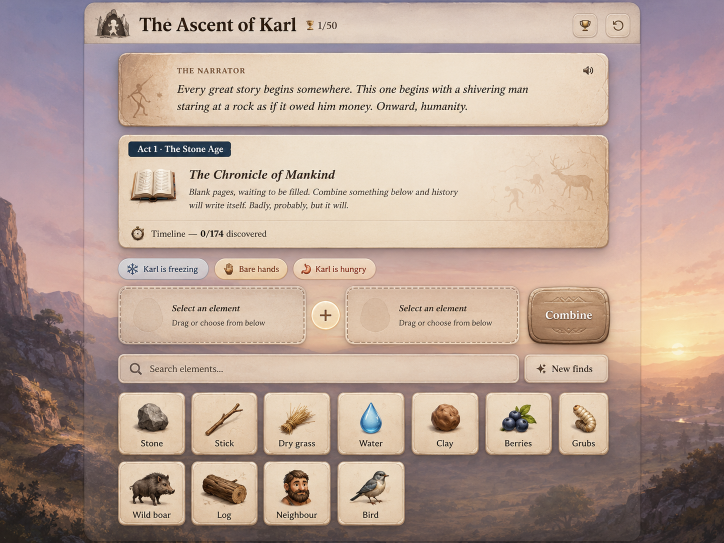
#> input picture docs/design/reference/target-2026-08-11.webp, 1448 x 1086 px (shown at 1/2 size)
$ python build_chronicle_art.py
#> lines starting #> are read from the running program, lines starting #| are printed output that depends on the picture
"""Skærer krønikens tre malede stykker ud af referencen.

chronicle stod på 0.772 med materialitet 0.735 — den laveste på skærmen — og
grunden er, at panelet er samlet af tre ting, der alle er forkerte i art:

  * Bogen var 📖 — en blå-hvid emoji. Referencens er en malet opslået bog i
    brunt læder med skygge.
  * Tidslinjen havde en ▸-trekant. Referencens har et malet messingur.

Begge skæres ud med alfa fra afstanden til papiret, som mærket og headerens
ikoner. Selve fladen — åring, gradient og hulemaleriet i højre tredjedel —
bygges af build_chronicle_paper.py; den skal ikke skæres ud stykke for stykke.
"""

from pathlib import Path

import numpy as np
from PIL import Image

ROOT = Path(__file__).resolve().parents[2]
REF = ROOT / "docs/design/reference/target-2026-08-11.webp"
OUT = ROOT / "src/assets/art"

# Målte vinduer med luft til alle sider.
ICONS = {
    "chronicle-book": (260, 325, 360, 410),
    "chronicle-watch": (257, 446, 297, 486),
}
# Vinduet SKAL holde sig inde fra panelets egen kant: rammens afrundede
# hjørne og hårstregen over tidslinjen er mørkere end papiret og ville ellers
# blive skåret med som "pigment" og tegne en synlig ramme om vandmærket.

FLOOR = 34
SPAN = 150
CROP_FLOOR = 80
CROP_PAD = 2


def cut_icon(name: str, box, ref: np.ndarray) -> None:
    x0, y0, x1, y1 = box
    src = ref[y0:y1, x0:x1].astype(float)
    paper = np.median(src.reshape(-1, 3), axis=0)
    dist = np.abs(src - paper).sum(axis=2)

    ys, xs = np.where(dist > CROP_FLOOR)
    a, b = max(ys.min() - CROP_PAD, 0), min(ys.max() + 1 + CROP_PAD, src.shape[0])
    c, d = max(xs.min() - CROP_PAD, 0), min(xs.max() + 1 + CROP_PAD, src.shape[1])
    src, dist = src[a:b, c:d], dist[a:b, c:d]

    alpha = np.clip((dist - FLOOR) / SPAN, 0, 1)
    img = Image.fromarray(np.dstack([src, alpha * 255]).astype(np.uint8))
    img.save(OUT / f"{name}.webp", lossless=True, quality=100)
    print(f"{name}.webp {img.width}x{img.height} · i referencen x {x0 + c} y {y0 + a}")


def main() -> None:
    ref = np.asarray(Image.open(REF).convert("RGB"))
#> ref is the input picture: shape (1086, 1448, 3); mean R, G, B 183.9, 161.4, 149.3
    for name, box in ICONS.items():
        cut_icon(name, box, ref)
#> this loop made 2 passes
#> (paper in cut_icon, a in cut_icon, b in cut_icon, c in cut_icon, d in cut_icon) on passes 1 to 2: ([228, 209, 187], 11, 85, 0, 95), ([227, 207, 183], 4, 38, 3, 33)
#| chronicle-book.webp 95x74 · i referencen x 260 y 336
#| chronicle-watch.webp 30x34 · i referencen x 260 y 450
#> pass 1, in cut_icon, `src = ref[y0:y1, x0:x1].astype(float)`:
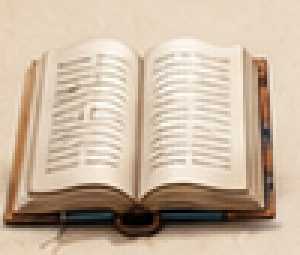
#> src: shape (85, 100, 3) float64 (shown 3 times larger); mean R, G, B 201.5, 182.1, 161.6
#> pass 1, in cut_icon, `dist = np.abs(src - paper).sum(axis=2)`:
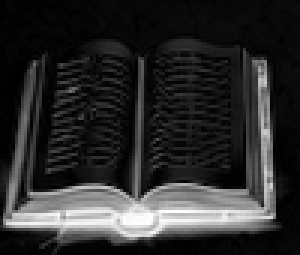
#> dist: shape (85, 100) float64 (shown 3 times larger); min 0, max 624, mean 109.9; drawn with min black and max white
#> pass 1, in cut_icon, `src, dist = src[a:b, c:d], dist[a:b, c:d]`:
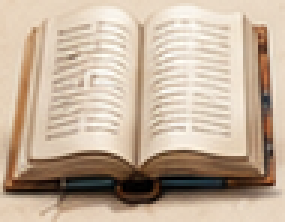
#> src: shape (74, 95, 3) float64 (shown 3 times larger); mean R, G, B 195, 175.3, 154.9
#> pass 1, in cut_icon, `src, dist = src[a:b, c:d], dist[a:b, c:d]`:
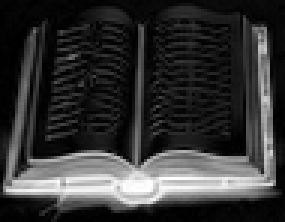
#> dist: shape (74, 95) float64 (shown 3 times larger); min 0, max 624, mean 129.3; drawn with min black and max white


if __name__ == "__main__":
    main()

$ run again, with docs/design/reference/bg-wide.png saved as docs/design/reference/target-2026-08-11.webp
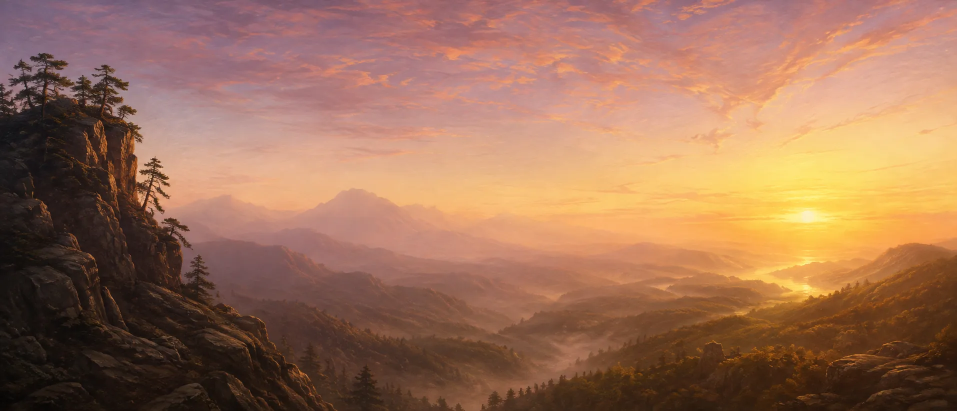
#> input picture docs/design/reference/bg-wide.png, 1913 x 822 px (shown at 1/2 size)
#> in main, ref is the input picture: shape (822, 1913, 3); mean R, G, B 156, 112.2, 87.1
#> the loop in main, `for name, box in ICONS.items():` made 2 passes
#> (paper in cut_icon, a in cut_icon, b in cut_icon, c in cut_icon, d in cut_icon) on passes 1 to 2: ([203, 147, 112], 0, 85, 0, 100), ([48, 33, 29], 0, 19, 24, 40)
#> (printed output is left out)
#> pass 1, in cut_icon, `dist = np.abs(src - paper).sum(axis=2)`:
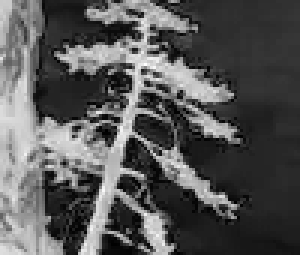
#> dist: shape (85, 100) float64 (shown 3 times larger); min 1, max 400, mean 137.1; drawn with min black and max white
#> pass 1, in cut_icon, `img = Image.fromarray(np.dstack([src, alpha * 255]).astype(np.uint8))`:
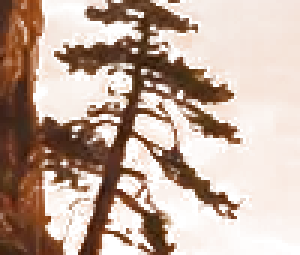
#> img: PIL image 100x85 RGBA (shown 3 times larger); mean R, G, B, A 172.4, 121.4, 90.8, 125.4; transparent parts drawn white
